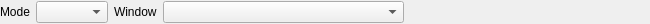
<?xml version="1.0" encoding="UTF-8"?>
<ui version="4.0">
 <class>GameCaptureToolbar</class>
 <widget class="QWidget" name="GameCaptureToolbar">
  <property name="geometry">
   <rect>
    <x>0</x>
    <y>0</y>
    <width>650</width>
    <height>24</height>
   </rect>
  </property>
  <property name="sizePolicy">
   <sizepolicy hsizetype="Preferred" vsizetype="Fixed">
    <horstretch>0</horstretch>
    <verstretch>0</verstretch>
   </sizepolicy>
  </property>
  <property name="minimumSize">
   <size>
    <width>0</width>
    <height>22</height>
   </size>
  </property>
  <property name="maximumSize">
   <size>
    <width>16777215</width>
    <height>24</height>
   </size>
  </property>
  <property name="windowTitle">
   <string notr="true">Form</string>
  </property>
  <layout class="QHBoxLayout" name="horizontalLayout">
   <property name="leftMargin">
    <number>0</number>
   </property>
   <property name="topMargin">
    <number>0</number>
   </property>
   <property name="rightMargin">
    <number>0</number>
   </property>
   <property name="bottomMargin">
    <number>0</number>
   </property>
   <item>
    <widget class="QLabel" name="modeLabel">
     <property name="sizePolicy">
      <sizepolicy hsizetype="Maximum" vsizetype="Fixed">
       <horstretch>0</horstretch>
       <verstretch>0</verstretch>
      </sizepolicy>
     </property>
     <property name="minimumSize">
      <size>
       <width>0</width>
       <height>22</height>
      </size>
     </property>
     <property name="maximumSize">
      <size>
       <width>16777215</width>
       <height>22</height>
      </size>
     </property>
     <property name="text">
      <string notr="true">Mode</string>
     </property>
     <property name="buddy">
      <cstring>mode</cstring>
     </property>
    </widget>
   </item>
   <item>
    <widget class="QComboBox" name="mode">
     <property name="minimumSize">
      <size>
       <width>0</width>
       <height>22</height>
      </size>
     </property>
     <property name="maximumSize">
      <size>
       <width>16777215</width>
       <height>22</height>
      </size>
     </property>
     <property name="currentText">
      <string notr="true"/>
     </property>
    </widget>
   </item>
   <item>
    <widget class="QLabel" name="windowLabel">
     <property name="sizePolicy">
      <sizepolicy hsizetype="Maximum" vsizetype="Fixed">
       <horstretch>0</horstretch>
       <verstretch>0</verstretch>
      </sizepolicy>
     </property>
     <property name="minimumSize">
      <size>
       <width>0</width>
       <height>22</height>
      </size>
     </property>
     <property name="maximumSize">
      <size>
       <width>16777215</width>
       <height>22</height>
      </size>
     </property>
     <property name="text">
      <string notr="true">Window</string>
     </property>
     <property name="buddy">
      <cstring>window</cstring>
     </property>
    </widget>
   </item>
   <item>
    <widget class="QComboBox" name="window">
     <property name="sizePolicy">
      <sizepolicy hsizetype="Expanding" vsizetype="Fixed">
       <horstretch>0</horstretch>
       <verstretch>0</verstretch>
      </sizepolicy>
     </property>
     <property name="minimumSize">
      <size>
       <width>0</width>
       <height>22</height>
      </size>
     </property>
     <property name="maximumSize">
      <size>
       <width>16777215</width>
       <height>22</height>
      </size>
     </property>
     <property name="currentText">
      <string notr="true"/>
     </property>
     <property name="sizeAdjustPolicy">
      <enum>QComboBox::AdjustToMinimumContentsLengthWithIcon</enum>
     </property>
    </widget>
   </item>
   <item>
    <widget class="QWidget" name="empty" >
     <property name="sizePolicy">
      <sizepolicy hsizetype="Expanding" vsizetype="Preferred">
       <horstretch>0</horstretch>
       <verstretch>0</verstretch>
      </sizepolicy>
     </property>
    </widget>
   </item>
  </layout>
 </widget>
 <resources/>
 <connections/>
</ui>
